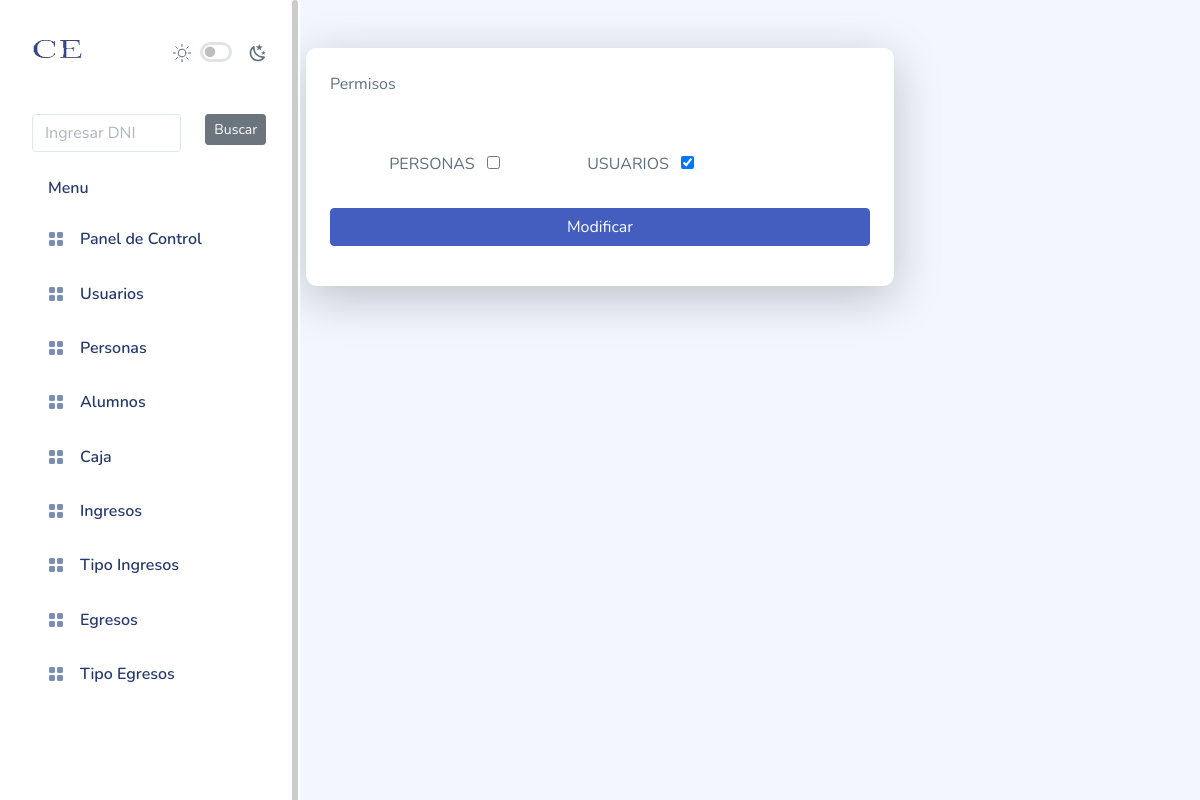
Page /alumno/rol.php?id=1 (signed in) on the committed database.
### tables this page shows
CREATE TABLE `permiso` (
  `id` int(5) NOT NULL,
  `nombre` varchar(35) NOT NULL
);

### bd/conexion.php (called while the page is built, shortened)
<?php
class Conexion
{
	private static $objCon = null;
	public static function obtenerInstancia()
	{
		if (self::$objCon == null) {
			self::$objCon = mysqli_connect("localhost", "root", "", "bdce");
		}
		return self::$objCon;
	}
}

### usuarios/usuario.php (called while the page is built, shortened)
<?php
include_once ("../bd/conexion.php");
class Usuario
{
    public function listaPermisos()
  {
    $consulta = "SELECT * FROM permiso";
    $rs = mysqli_query(conexion::obtenerInstancia(), $consulta);
    if (mysqli_num_rows($rs) > 0) {
      while ($fila = mysqli_fetch_assoc($rs)) {
        $data[] = $fila;
      }
      return $data;
    } else
      return $rs;
  }
}

### alumno/rol.php (the view, shortened to what this page needs)
<?php
 include("../cabecera.php");
 include("../menu.php");
include_once ("../bd/conexion.php");
include("usuario.php");
$id = $_GET['id'];
$objeto = new Usuario();
$sqlpermisos= $objeto->listaPermisos();
$usuarios = $objeto->obtenerUsuario($id);
$consulta = $objeto->detallePermisos($id);
$resultUsuario = mysqli_num_rows($usuarios);
var_dump($resultUsuario);
$datos = array();
foreach ($consulta as $asignado) {
    $datos[$asignado['rela_permiso']] = true;
}
?>
<div class="row">
    <div class="col-md-6 mx-auto">
        <div class="card shadow-lg">
            <div class="card-header card-header-primary">
                Permisos
            </div>
            <div class="card-body">
                <form method="post" action="">
                    <?php foreach ($sqlpermisos as $row) { ?>
                        <div class="form-check form-check-inline m-4">
                            <label for="permisos" class="p-2 text-uppercase"><?php echo $row['nombre']; ?></label>
                            <input id="permisos" type="checkbox" name="permisos[]" value="<?php echo $row['id']; ?>" <?php if (isset($datos[$row['id']])) {                                                                                                                        echo "checked";                                                                                   } ?>>
                        </div>
                    <?php } ?>
                    <br>
                    <button class="btn btn-primary btn-block" type="submit">Modificar</button>
                </form>
            </div>
        </div>
    </div>
</div>
<?php include("../pie.php"); ?>

### rows in the picture
permiso: nombre "PERSONAS"
permiso: nombre "USUARIOS", id "☑"
